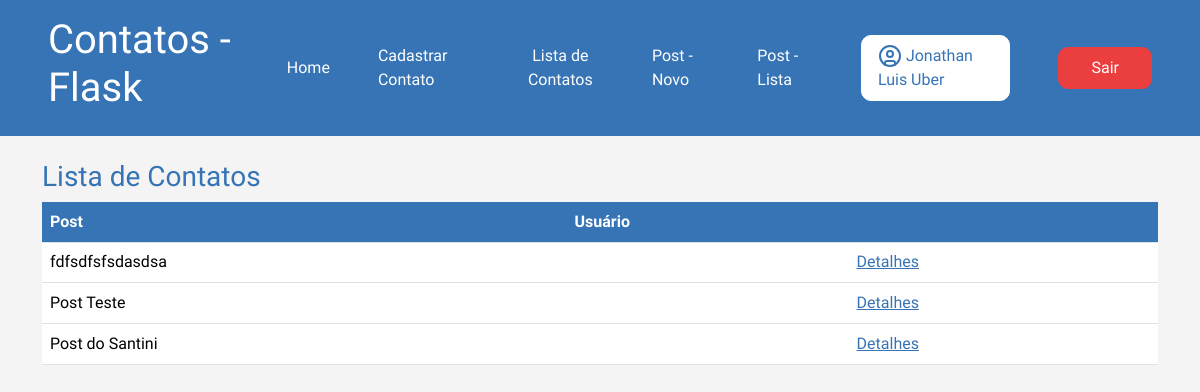
/post/lista (signed in), run on the app's committed database.
### app/models.py (models this page shows, shortened)
class User(db.Model, UserMixin):
    id = db.Column(db.Integer, primary_key=True)
    nome = db.Column(db.String(100), nullable=True)
    sobrenome = db.Column(db.String(100), nullable=True)
    email = db.Column(db.String(100), nullable=True)
    senha = db.Column(db.String(100), nullable=True)
    posts = db.relationship('Post', backref='autor', lazy=True)
    comentarios = db.relationship('PostComentarios', backref='autor', lazy=True)

class Post(db.Model):
    id = db.Column(db.Integer, primary_key=True)
    data_criacao = db.Column(db.DateTime, default=datetime.now())
    mensagem = db.Column(db.String(500), nullable=True)
    imagem = db.Column(db.String(500), nullable=True, default='default.png')
    user_id = db.Column(db.Integer, db.ForeignKey('user.id'), nullable=True)
    comentarios = db.relationship('PostComentarios', backref='post', lazy=True)

### app/views.py (the view)
@app.route('/post/lista')
@login_required
def PostLista():
    posts = Post.query.all()
    print(current_user.posts)
    return render_template('post_lista.html', posts=posts)

### app/models.py (called while the page is built)
@login_manager.user_loader
def load_user(user_id):
    return User.query.get(user_id)

### app/templates/post_lista.html (shortened to what this page needs)
{% extends 'base.html' %}
{% block content %}
    <div class="container">
            <div class="row mt-4">
                <h3>Lista de Contatos</h3>
                <div class="col-12">
                    <table class="table">
                        <thead>
                            <tr>
                                <th>Post</th>
                                <th>Usuário</th>
                                <th></th>
                            </tr>
                        </thead>
                        <body>
                            <tr>
                                {% for linha in posts %}
                                <tr>
                                    <td>{{linha.mensagem }}</td>
                                    <td>{{linha.user_id.nome}}</td>
                                    <td><a href="{{url_for('PostComentarios', id=linha.id)}}" id="detalhesPost">Detalhes</a></td>
                                </tr>
                                {% endfor %}
                            </tr>
                        </body>
                    </table>
                </div>
            </div>
    </div>
{% endblock %}

### app/templates/header.html (shortened to what this page needs)
{% extends "base.html" %}
{% block content %}
    <header>
        <div class="container-header">
            <div class="logo">
                <h1>Contatos - Flask</h1>
            </div>
            <div class="botoesLinks">
                <a href="{{url_for('homepage')}}" class="link">Home</a>
                <a href="{{url_for('contato_cadastro')}}" class="link">Cadastrar Contato</a>
                <a href="{{url_for('contatoLista')}}" style="text-align: center;" class="link">Lista de Contatos</a>
                <a href="{{url_for('PostNovo')}}"class="link">Post - Novo</a>
                <a href="{{url_for('PostLista')}}"class="link">Post - Lista</a>
                {% if current_user.is_authenticated %}
                <a href="" class="Cadastro-User-Logado"> {{current_user.nome}} {{current_user.sobrenome}}</a>
                <a href="{{url_for('logout')}}" class="Cadastro-Sair">Sair</a>
                {% else %}
                <a href="{{url_for('login')}}" class="Cadastro-User">Entrar/Cadastrar</a>
                {% endif %}
            </div>
        </div>
    </header>
{% endblock %}

### app/static/style.css (style rules this page uses)
* { margin: 0; padding: 0; }
body { font-family: "Nata Sans", sans-serif; background-color: #f4f4f4; color: #3674B5; width: 100%; }
header { background-color: #3674B5; color: white; font-family: "Nata Sans", sans-serif; width: 100%; }
.container-header { display: flex; flex-direction: row; justify-content: space-between; align-items: center; padding: 1rem 3rem; }
.container-header h1 { font-size: 2.5rem; }
.botoesLinks { display: flex; align-items: center; gap: 3rem; }
.botoesLinks a { text-decoration: none; color: white; }
.container { width: 100% !important; }
.table th { background-color: #3674B5 !important; color: white; }
.Cadastro-User-Logado { color: #3674B5 !important; background-color: white; border: 1px solid white; padding: 0.5rem 1rem; border-radius: 10px; }
.Cadastro-Sair { color: #ffffff !important; background-color: rgb(235, 62, 62); border: 1px solid rgb(235, 62, 62); padding: 0.5rem 2rem; border-radius: 10px; }
#detalhesPost { color: #3674B5 !important; }

### data on the page
User: nome "Jonathan", sobrenome "Luis Uber"
Post: mensagem "fdfsdfsfsdasdsa"
Post: mensagem "Post Teste"
Post: mensagem "Post do Santini"
